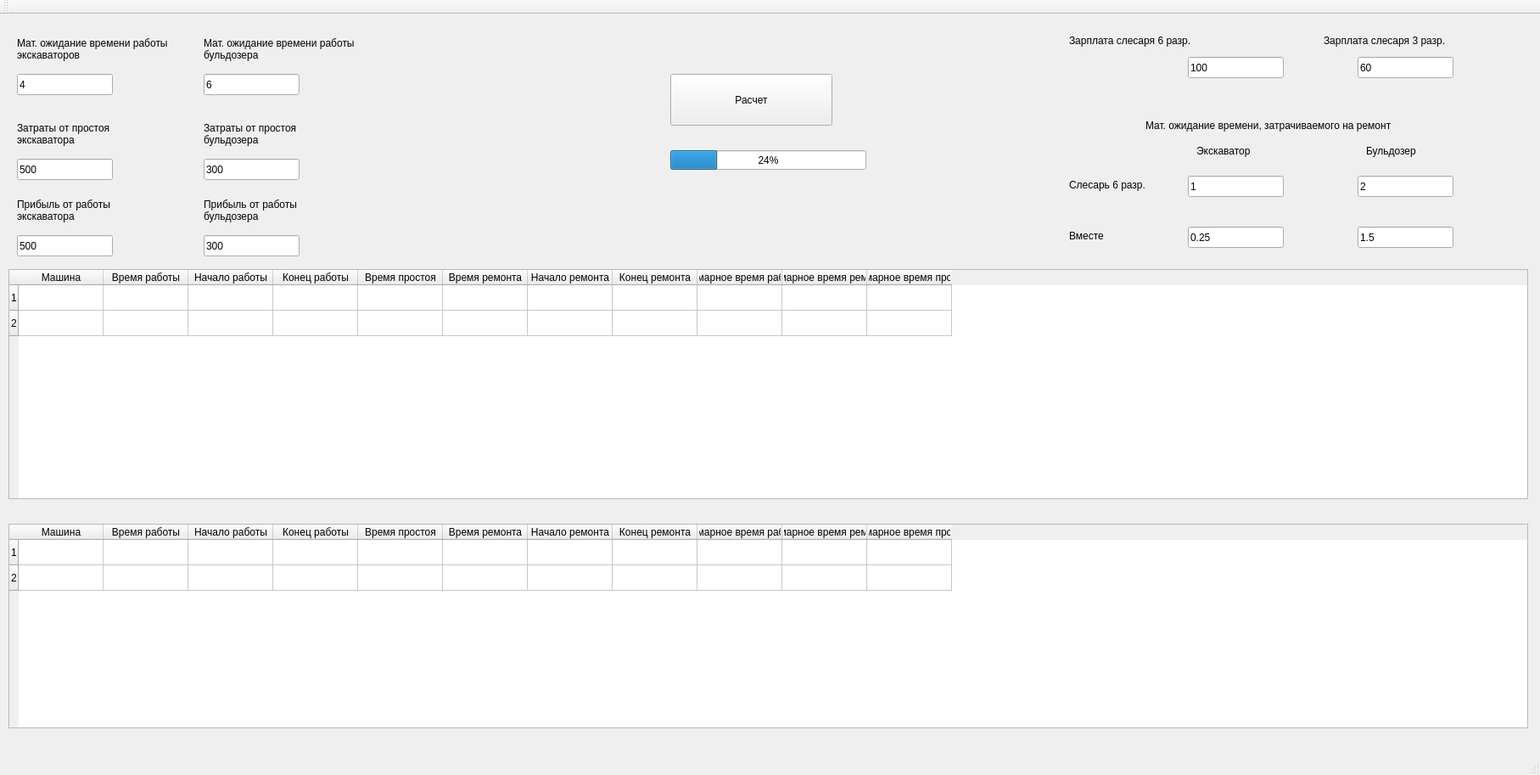
<?xml version="1.0" encoding="UTF-8"?>
<ui version="4.0">
 <class>MainWindow</class>
 <widget class="QMainWindow" name="MainWindow">
  <property name="geometry">
   <rect>
    <x>0</x>
    <y>0</y>
    <width>1815</width>
    <height>913</height>
   </rect>
  </property>
  <property name="windowTitle">
   <string>Модель работы слесарей</string>
  </property>
  <widget class="QWidget" name="centralWidget">
   <widget class="QLineEdit" name="line_AvgExcavatorWorkTime">
    <property name="geometry">
     <rect>
      <x>20</x>
      <y>70</y>
      <width>113</width>
      <height>25</height>
     </rect>
    </property>
    <property name="text">
     <string>4</string>
    </property>
   </widget>
   <widget class="QLabel" name="label_2">
    <property name="geometry">
     <rect>
      <x>20</x>
      <y>20</y>
      <width>181</width>
      <height>41</height>
     </rect>
    </property>
    <property name="text">
     <string>Мат. ожидание времени работы экскаваторов</string>
    </property>
    <property name="wordWrap">
     <bool>true</bool>
    </property>
   </widget>
   <widget class="QLabel" name="label_3">
    <property name="geometry">
     <rect>
      <x>20</x>
      <y>120</y>
      <width>151</width>
      <height>41</height>
     </rect>
    </property>
    <property name="text">
     <string>Затраты от простоя экскаватора</string>
    </property>
    <property name="wordWrap">
     <bool>true</bool>
    </property>
   </widget>
   <widget class="QLineEdit" name="line_ExcavatorLoss">
    <property name="geometry">
     <rect>
      <x>20</x>
      <y>170</y>
      <width>113</width>
      <height>25</height>
     </rect>
    </property>
    <property name="text">
     <string>500</string>
    </property>
   </widget>
   <widget class="QLabel" name="label_4">
    <property name="geometry">
     <rect>
      <x>20</x>
      <y>210</y>
      <width>171</width>
      <height>41</height>
     </rect>
    </property>
    <property name="text">
     <string>Прибыль от работы экскаватора</string>
    </property>
    <property name="wordWrap">
     <bool>true</bool>
    </property>
   </widget>
   <widget class="QLineEdit" name="line_ExcavatorProfit">
    <property name="geometry">
     <rect>
      <x>20</x>
      <y>260</y>
      <width>113</width>
      <height>25</height>
     </rect>
    </property>
    <property name="text">
     <string>500</string>
    </property>
   </widget>
   <widget class="QLabel" name="label_5">
    <property name="geometry">
     <rect>
      <x>240</x>
      <y>20</y>
      <width>191</width>
      <height>41</height>
     </rect>
    </property>
    <property name="text">
     <string>Мат. ожидание времени работы бульдозера</string>
    </property>
    <property name="wordWrap">
     <bool>true</bool>
    </property>
   </widget>
   <widget class="QLineEdit" name="line_AvgBuldozerWorkTime">
    <property name="geometry">
     <rect>
      <x>240</x>
      <y>70</y>
      <width>113</width>
      <height>25</height>
     </rect>
    </property>
    <property name="text">
     <string>6</string>
    </property>
   </widget>
   <widget class="QLabel" name="label_6">
    <property name="geometry">
     <rect>
      <x>240</x>
      <y>120</y>
      <width>151</width>
      <height>41</height>
     </rect>
    </property>
    <property name="text">
     <string>Затраты от простоя бульдозера</string>
    </property>
    <property name="wordWrap">
     <bool>true</bool>
    </property>
   </widget>
   <widget class="QLineEdit" name="line_BuldozerProfit">
    <property name="geometry">
     <rect>
      <x>240</x>
      <y>260</y>
      <width>113</width>
      <height>25</height>
     </rect>
    </property>
    <property name="text">
     <string>300</string>
    </property>
   </widget>
   <widget class="QLineEdit" name="line_BuldozerLoss">
    <property name="geometry">
     <rect>
      <x>240</x>
      <y>170</y>
      <width>113</width>
      <height>25</height>
     </rect>
    </property>
    <property name="text">
     <string>300</string>
    </property>
   </widget>
   <widget class="QLabel" name="label_8">
    <property name="geometry">
     <rect>
      <x>240</x>
      <y>210</y>
      <width>171</width>
      <height>41</height>
     </rect>
    </property>
    <property name="text">
     <string>Прибыль от работы бульдозера</string>
    </property>
    <property name="wordWrap">
     <bool>true</bool>
    </property>
   </widget>
   <widget class="QLabel" name="label_9">
    <property name="geometry">
     <rect>
      <x>1350</x>
      <y>100</y>
      <width>441</width>
      <height>61</height>
     </rect>
    </property>
    <property name="text">
     <string>Мат. ожидание времени, затрачиваемого на ремонт</string>
    </property>
    <property name="wordWrap">
     <bool>true</bool>
    </property>
   </widget>
   <widget class="QLineEdit" name="lineEdit_9">
    <property name="geometry">
     <rect>
      <x>1400</x>
      <y>50</y>
      <width>113</width>
      <height>25</height>
     </rect>
    </property>
    <property name="text">
     <string>100</string>
    </property>
   </widget>
   <widget class="QLabel" name="label_10">
    <property name="geometry">
     <rect>
      <x>1260</x>
      <y>0</y>
      <width>231</width>
      <height>61</height>
     </rect>
    </property>
    <property name="text">
     <string>Зарплата слесаря 6 разр.</string>
    </property>
    <property name="wordWrap">
     <bool>true</bool>
    </property>
   </widget>
   <widget class="QLineEdit" name="lineEdit_10">
    <property name="geometry">
     <rect>
      <x>1600</x>
      <y>50</y>
      <width>113</width>
      <height>25</height>
     </rect>
    </property>
    <property name="text">
     <string>60</string>
    </property>
   </widget>
   <widget class="QLabel" name="label_11">
    <property name="geometry">
     <rect>
      <x>1560</x>
      <y>0</y>
      <width>191</width>
      <height>61</height>
     </rect>
    </property>
    <property name="text">
     <string>Зарплата слесаря 3 разр.</string>
    </property>
    <property name="wordWrap">
     <bool>true</bool>
    </property>
   </widget>
   <widget class="QLineEdit" name="lineEdit_11">
    <property name="geometry">
     <rect>
      <x>1600</x>
      <y>190</y>
      <width>113</width>
      <height>25</height>
     </rect>
    </property>
    <property name="text">
     <string>2</string>
    </property>
   </widget>
   <widget class="QLineEdit" name="lineEdit_12">
    <property name="geometry">
     <rect>
      <x>1400</x>
      <y>190</y>
      <width>113</width>
      <height>25</height>
     </rect>
    </property>
    <property name="text">
     <string>1</string>
    </property>
   </widget>
   <widget class="QLineEdit" name="line_BuldozerRepairMeanTime">
    <property name="geometry">
     <rect>
      <x>1600</x>
      <y>250</y>
      <width>113</width>
      <height>25</height>
     </rect>
    </property>
    <property name="text">
     <string>1.5</string>
    </property>
   </widget>
   <widget class="QLineEdit" name="lineEdit_ExcavatorRepairMeanTime">
    <property name="geometry">
     <rect>
      <x>1400</x>
      <y>250</y>
      <width>113</width>
      <height>25</height>
     </rect>
    </property>
    <property name="text">
     <string>0.25</string>
    </property>
   </widget>
   <widget class="QLabel" name="label_12">
    <property name="geometry">
     <rect>
      <x>1260</x>
      <y>170</y>
      <width>121</width>
      <height>61</height>
     </rect>
    </property>
    <property name="text">
     <string>Слесарь 6 разр.</string>
    </property>
    <property name="wordWrap">
     <bool>true</bool>
    </property>
   </widget>
   <widget class="QLabel" name="label_13">
    <property name="geometry">
     <rect>
      <x>1260</x>
      <y>230</y>
      <width>121</width>
      <height>61</height>
     </rect>
    </property>
    <property name="text">
     <string>Вместе</string>
    </property>
    <property name="wordWrap">
     <bool>true</bool>
    </property>
   </widget>
   <widget class="QLabel" name="label_14">
    <property name="geometry">
     <rect>
      <x>1410</x>
      <y>130</y>
      <width>91</width>
      <height>61</height>
     </rect>
    </property>
    <property name="text">
     <string>Экскаватор</string>
    </property>
    <property name="wordWrap">
     <bool>true</bool>
    </property>
   </widget>
   <widget class="QLabel" name="label_15">
    <property name="geometry">
     <rect>
      <x>1610</x>
      <y>130</y>
      <width>91</width>
      <height>61</height>
     </rect>
    </property>
    <property name="text">
     <string>Бульдозер</string>
    </property>
    <property name="wordWrap">
     <bool>true</bool>
    </property>
   </widget>
   <widget class="QTableWidget" name="tableWidget">
    <property name="geometry">
     <rect>
      <x>10</x>
      <y>300</y>
      <width>1791</width>
      <height>271</height>
     </rect>
    </property>
    <row>
     <property name="text">
      <string>1</string>
     </property>
    </row>
    <row>
     <property name="text">
      <string>2</string>
     </property>
    </row>
    <column>
     <property name="text">
      <string>Машина</string>
     </property>
    </column>
    <column>
     <property name="text">
      <string>Время работы</string>
     </property>
    </column>
    <column>
     <property name="text">
      <string>Начало работы</string>
     </property>
    </column>
    <column>
     <property name="text">
      <string>Конец работы</string>
     </property>
    </column>
    <column>
     <property name="text">
      <string>Время простоя</string>
     </property>
    </column>
    <column>
     <property name="text">
      <string>Время ремонта</string>
     </property>
    </column>
    <column>
     <property name="text">
      <string>Начало ремонта</string>
     </property>
    </column>
    <column>
     <property name="text">
      <string>Конец ремонта</string>
     </property>
    </column>
    <column>
     <property name="text">
      <string>Суммарное время работы</string>
     </property>
    </column>
    <column>
     <property name="text">
      <string>Суммарное время ремонта</string>
     </property>
    </column>
    <column>
     <property name="text">
      <string>Суммарное время простоя</string>
     </property>
    </column>
   </widget>
   <widget class="QPushButton" name="pushButton">
    <property name="geometry">
     <rect>
      <x>790</x>
      <y>70</y>
      <width>191</width>
      <height>61</height>
     </rect>
    </property>
    <property name="text">
     <string>Расчет</string>
    </property>
   </widget>
   <widget class="QProgressBar" name="progressBar">
    <property name="geometry">
     <rect>
      <x>790</x>
      <y>160</y>
      <width>231</width>
      <height>23</height>
     </rect>
    </property>
    <property name="value">
     <number>24</number>
    </property>
   </widget>
   <widget class="QTableWidget" name="tableWidget_2">
    <property name="geometry">
     <rect>
      <x>10</x>
      <y>600</y>
      <width>1791</width>
      <height>241</height>
     </rect>
    </property>
    <row>
     <property name="text">
      <string>1</string>
     </property>
    </row>
    <row>
     <property name="text">
      <string>2</string>
     </property>
    </row>
    <column>
     <property name="text">
      <string>Машина</string>
     </property>
    </column>
    <column>
     <property name="text">
      <string>Время работы</string>
     </property>
    </column>
    <column>
     <property name="text">
      <string>Начало работы</string>
     </property>
    </column>
    <column>
     <property name="text">
      <string>Конец работы</string>
     </property>
    </column>
    <column>
     <property name="text">
      <string>Время простоя</string>
     </property>
    </column>
    <column>
     <property name="text">
      <string>Время ремонта</string>
     </property>
    </column>
    <column>
     <property name="text">
      <string>Начало ремонта</string>
     </property>
    </column>
    <column>
     <property name="text">
      <string>Конец ремонта</string>
     </property>
    </column>
    <column>
     <property name="text">
      <string>Суммарное время работы</string>
     </property>
    </column>
    <column>
     <property name="text">
      <string>Суммарное время ремонта</string>
     </property>
    </column>
    <column>
     <property name="text">
      <string>Суммарное время простоя</string>
     </property>
    </column>
   </widget>
  </widget>
  <widget class="QMenuBar" name="menuBar">
   <property name="geometry">
    <rect>
     <x>0</x>
     <y>0</y>
     <width>1815</width>
     <height>31</height>
    </rect>
   </property>
  </widget>
  <widget class="QToolBar" name="mainToolBar">
   <attribute name="toolBarArea">
    <enum>TopToolBarArea</enum>
   </attribute>
   <attribute name="toolBarBreak">
    <bool>false</bool>
   </attribute>
  </widget>
  <widget class="QStatusBar" name="statusBar"/>
 </widget>
 <layoutdefault spacing="6" margin="11"/>
 <resources/>
 <connections/>
</ui>
